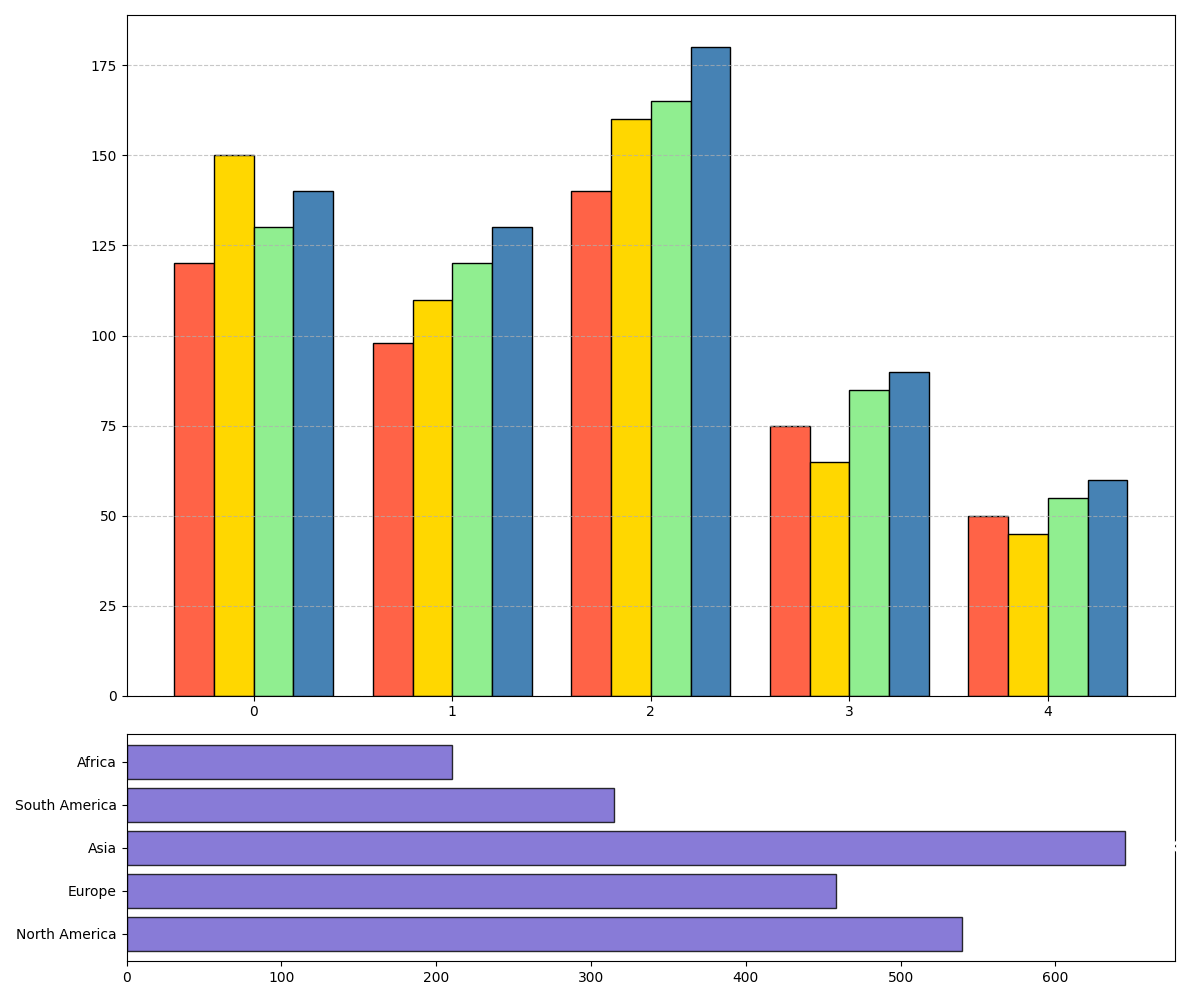

Recreate this plot in Python.
import matplotlib.pyplot as plt
import numpy as np

# Data for the plot
regions = ['North America', 'Europe', 'Asia', 'South America', 'Africa']
q1_sales = [120, 98, 140, 75, 50]
q2_sales = [150, 110, 160, 65, 45]
q3_sales = [130, 120, 165, 85, 55]
q4_sales = [140, 130, 180, 90, 60]

# Create a figure and set of subplots with 2 subplots
fig, (ax1, ax2) = plt.subplots(2, 1, figsize=(12, 10), gridspec_kw={'height_ratios': [3, 1]})

# Define bar width and bar positions
bar_width = 0.2
bar_positions = np.arange(len(regions))

# Plotting Sales Data by Quarter
ax1.bar(bar_positions - 1.5 * bar_width, q1_sales, width=bar_width, color='#FF6347', edgecolor='black')
ax1.bar(bar_positions - 0.5 * bar_width, q2_sales, width=bar_width, color='#FFD700', edgecolor='black')
ax1.bar(bar_positions + 0.5 * bar_width, q3_sales, width=bar_width, color='#90EE90', edgecolor='black')
ax1.bar(bar_positions + 1.5 * bar_width, q4_sales, width=bar_width, color='#4682B4', edgecolor='black')

# Adding gridlines for y-axis
ax1.yaxis.grid(True, linestyle='--', alpha=0.7)

# Creating and plotting overall sales data
regional_labels = regions
overall_sales = np.array(q1_sales) + np.array(q2_sales) + np.array(q3_sales) + np.array(q4_sales)

ax2.barh(regional_labels, overall_sales, color='#6A5ACD', edgecolor='black', alpha=0.8)

# Adding value labels for each bar
for i in range(len(overall_sales)):
    ax2.text(overall_sales[i] + 5, i, f'{overall_sales[i]}K', va='center', ha='left', fontsize=12, color='white', fontweight='bold')

# Automatically adjust layout to prevent overlap
plt.tight_layout()

# Display the plots
plt.show()
